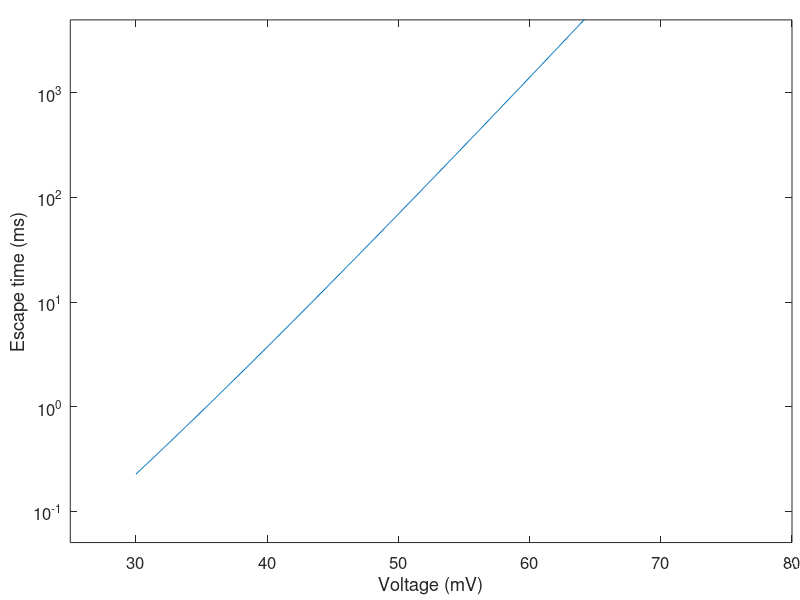

The MATLAB source for this figure:
% analytical solution, Redner, Eqn 2.2.31
% Stephen Fleming
% 7/22/17

%%

clear all

% inputs
% V = 0.05; % voltage in Volts
s = 0.62; % how many electronic charges per base
d = 0.16; % diffusion constant in units of D_0

T = 273.15 + 25; % K
n = 14; % number of bases past constriction
tolerance = 1e-3; % for numerical integration, accurate to this

% constants and derived quantities
e_0 = 1.6e-19; % coulombs
nu = 0.59; % Flory exponent
D_0 = 3.31e-10; % diffusion const of 1.5nm sphere, m^2/s
D = d * D_0;
kB = 1.38e-23; % SI units
Lb = 0.5e-9; % length per base ssDNA, meters
L = n * Lb; % length of domain, meters
sigma = s * e_0 / Lb; % charge per unit length

%%

tau = @(x) L^2/D * (-kB*T./(sigma*L*x) - (kB*T./(sigma*L*x)).^2 .* (1-exp(sigma*L*x/(kB*T))) );
V = linspace(0.030,0.070,500);

figure(1)
plot(V*1000,tau(V)*1000)

%%

set(gca,'yscale','log')
set(gca,'fontsize',12,'outerposition',[0.01,0.01,0.98,0.98],'looseinset',[0,0,0,0])
ylabel('Escape time (ms)')
xlabel('Voltage (mV)')
ylim([5e-2 5e3])
xlim([25 80])
